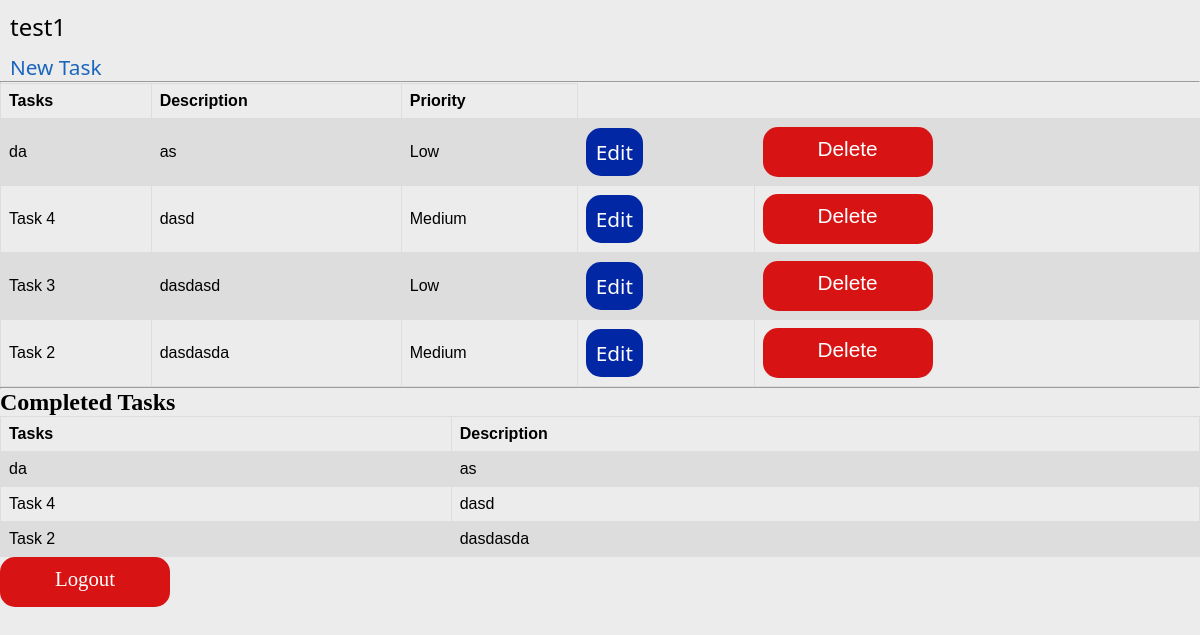
/all_task/ (signed in), run on the app's committed database.
### tasks/models.py (models this page shows, shortened)
class TaskList(models.Model):
    CHOICE = (('High','High'),
              ('Medium','Medium'),
              ('Low','Low'))
    title = models.CharField(max_length=100,null=True)
    description = models.TextField(null=True)
    date = models.DateField(blank=True,null=True)
    tags = models.CharField(max_length =200,null = True,choices=CHOICE)
    user = models.ForeignKey(User, on_delete=models.CASCADE)
    is_completed = models.BooleanField(default=False)

### tasks/views.py (the view)
# urls.py: path('all_task/', views.all_tasks, name='my_task'),
@login_required
def all_tasks(request):
    incomplete_tasks = TaskList.objects.filter(is_completed=False)
    completed_tasks = TaskList.objects.filter(is_completed=True)
    gTask = TaskList.objects.filter(user = request.user)
    return render(request,'tasks/tasks.html',{'tasks':gTask,'completed_tasks': completed_tasks})

### tasks/templates/tasks/tasks.html (shortened to what this page needs)
{% load static %}
{% if request.user.is_authenticated %}
<link rel="stylesheet" type="text/css" href="{% static 'Todo/main.css' %}">
<h2 class="user">{{ request.user.username }}</h2>
<a id="tsk-hover" class="tsk-a" href="{% url 'add_task' %}">New Task</a>
<hr>
<table>
  <tr>
    <th>Tasks</th>
    <th>Description</th>
    <th>Priority</th>
  </tr>
  {% for i in tasks %}
  <tr>
    <td> {{ i.title }} </td>
    <td> {{ i.description }} </td>
    <td> {{ i.tags }} </td>
    <td> <a class="button-9" href="{% url 'edit' i.id %}">Edit</a> </td>
    <td> <a class="button-8" href="{% url 'delete' i.id %}">Delete</a> </td>
  </tr>
  {% endfor %}
</table>
<hr>
<h2>Completed Tasks</h2>
<table>
  <tr>
    <th>Tasks</th>
    <th>Description</th>
  </tr>
  {% for task in completed_tasks %}
    <tr>
      <td>{{ task.title }}</td>
      <td>{{ task.description }}</td>
    </tr>
  {% endfor %}
</table>
<a class="button-8" href="{% url 'logout' %}">Logout</a>
<!-- <a href="{% url 'login' %}">Login</a>
  <a href="{% url 'register' %}">Signup</a> -->
{% endif %}

### static/ToDo/main.css (style rules this page uses)
* { padding: 0; margin: 0; }
.user { font-family: 'Segoe UI', Tahoma, Geneva, Verdana, sans-serif; color: black; font-weight: 300; padding: 0; margin: 10px; }
a, a:hover, a:active, a:visited { color: white; }
.tsk-a { height: 38px; width: 100%; color: rgb(7, 71, 167); margin-top: 10px; border-radius: 15px; text-align: left; padding: 10px; border: none; cursor: pointer; outline: none; font-weight: 0; font-size: 1.3rem; font-family: 'Segoe UI', Tahoma, Geneva, Verdana, sans-serif; text-decoration: none; }
#tsk-hover { color: #1a66be; }
.button-8 { appearance: button; backface-visibility: hidden; background-color: #d81313; text-align: center; width: 150px; height: 30px; border: none; cursor: pointer; outline: none; padding: 10px; font-weight: 0; font-size: 1.3rem; text-decoration: none; border-radius: 15px; }
.button-9 { height: 30px; width: 130px; color: rgb(255, 255, 255); margin-top: 6px; border-radius: 15px; background-color: #0127a4; text-align: center; padding: 10px; border: none; cursor: pointer; outline: none; font-weight: 0; font-size: 1.3rem; font-family: 'Segoe UI', Tahoma, Geneva, Verdana, sans-serif; text-decoration: none; }

### tasks/templates/tasks/tasks.html (style rules this page uses)
table { padding: none; font-family: arial, sans-serif; border-collapse: collapse; width: 100%; }
td, th { border: 1px solid #dddddd; text-align: left; padding: 8px; }
tr:nth-child(even) { background-color: #dddddd; }

### data on the page
TaskList: title "da", description "as", tags "Low"
TaskList: title "Task 4", description "dasd", tags "Medium"
TaskList: title "Task 3", description "dasdasd", tags "Low"
TaskList: title "Task 2", description "dasdasda", tags "Medium"

### other printed values
{{ request.user.username }} "test1"
